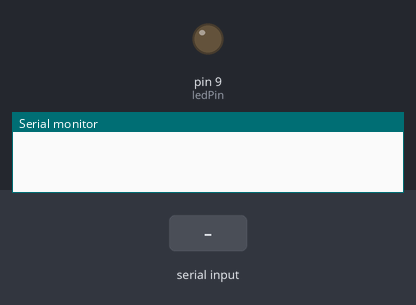
Bench run of a sketch on a simulated Arduino Uno, built with avr-gcc and run on an emulated ATmega328P. Shown: output pins drawn as LEDs (lit = HIGH), the last lines printed to the serial monitor. Inputs (shaded band) come from the test bench.

Above: at 1.2 s.
1.3 s: "90,45\n" received over Serial
At 2.1 s:
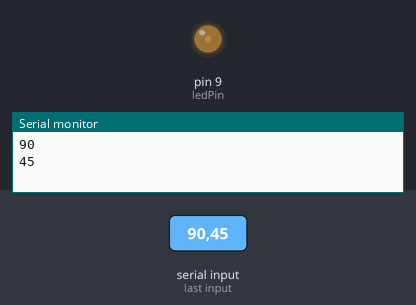
3.8 s: "30,150\n" received over Serial
At 4.2 s:
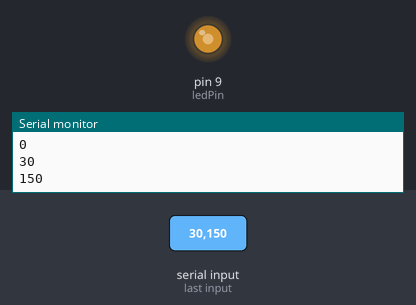
6.3 s: "200\n" received over Serial
At 7.1 s:
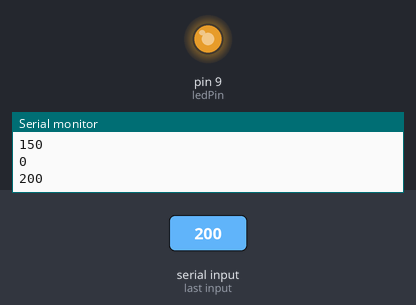
Timing chart, 0 to 9.3 s (numbered marks = the images above; inputs shaded):
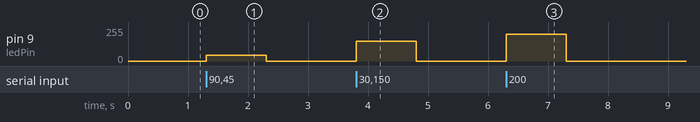

Measured:
- after the input at 1.3 s, pin 9 (ledPin): 0/255 → 45/255 at once, → 0/255 1.0 s later
- after the input at 3.8 s, pin 9 (ledPin): 0/255 → 150/255 at once, → 0/255 1.0 s later
- after the input at 6.3 s, pin 9 (ledPin): 0/255 → 200/255 at once, → 0/255 1.0 s later

The sketch:

arduinoCodeFridge.ino
```cpp
const int ledPin = 9;      // the pin that the LED is attached to

void setup()
{
  // initialize the serial communication:
  Serial.begin(9600);
  // initialize the ledPin as an output:
  pinMode(ledPin, OUTPUT);
}

void loop() {
  byte brightness;

  // check if data has been sent from the computer:
  if (Serial.available()) {
    // read the most recent byte (which will be from 0 to 255):
    brightness = Serial.parseInt();
    brightness = int(brightness);
    // set the brightness of the LED:
    analogWrite(ledPin, brightness);
    Serial.println(brightness);
  }
}
```
